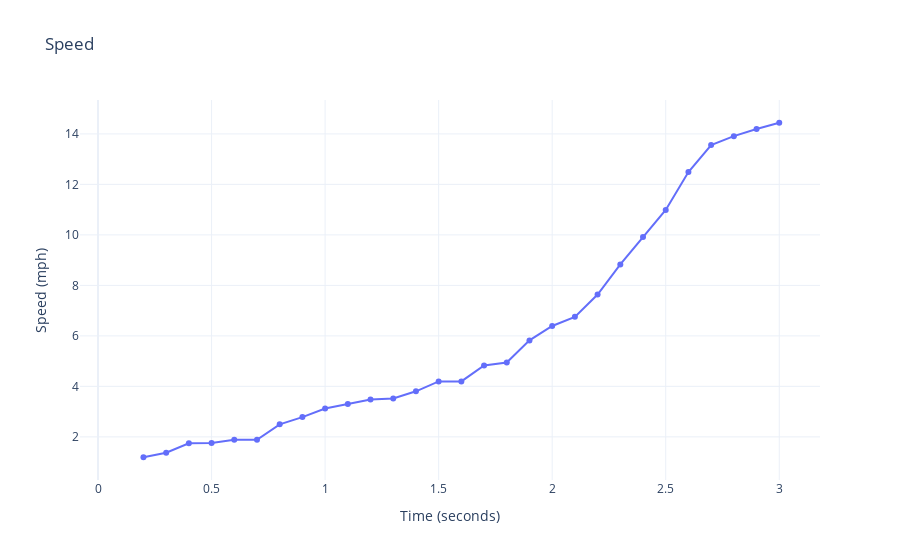

Notebook code for this chart:
### Markdown cell above
## Example 2

### Code cell
visualize_speed(
    game_id = 2023121801, 
    play_id = 1627, 
    player_ids = [55970] 
)

### Figure 1 — Plotly figure (JSON) as saved in the notebook; plotly's stock layout.template omitted (floating-point values rounded to 4 significant figures)
{"data": [{"mode": "lines+markers", "name": "55970", "type": "scatter", "x": [0.1, 0.2, 0.3, 0.4, 0.5, 0.6, 0.7, 0.8, 0.9, 1.0, 1.1, 1.2, 1.3, 1.4, 1.5, 1.6, 1.7, 1.8, 1.9, 2.0, 2.1, 2.2, 2.3, 2.4, 2.5, 2.6, 2.7, 2.8, 2.9, 3.0], "y": [NaN, 1.193, 1.372, 1.748, 1.76, 1.886, 1.886, 2.497, 2.782, 3.122, 3.298, 3.477, 3.519, 3.805, 4.197, 4.197, 4.827, 4.947, 5.821, 6.393, 6.753, 7.637, 8.831, 9.914, 10.99, 12.49, 13.56, 13.91, 14.2, 14.44]}], "layout": {"title": {"text": "Speed"}, "xaxis": {"title": {"text": "Time (seconds)"}}, "yaxis": {"title": {"text": "Speed (mph)"}}}}
